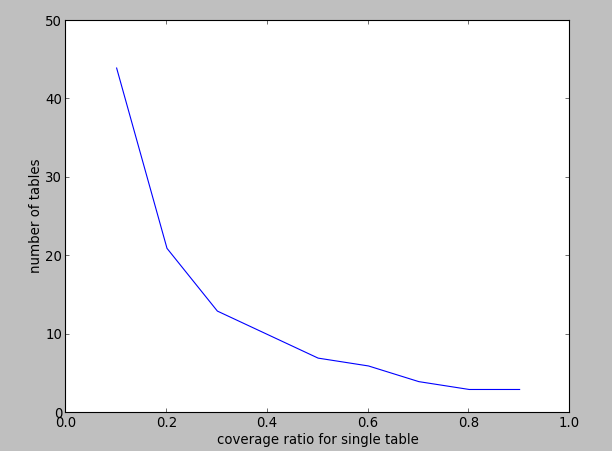

Generate this figure with Python:
import matplotlib.pyplot as plt

x = [0.1, 0.2, 0.3, 0.4, 0.5, 0.6, 0.7, 0.8, 0.9] 
y = [44, 21, 13, 10, 7, 6, 4, 3, 3]

plt.plot(x, y)
plt.axis([0, 1, 0, 50])
plt.ylabel('number of tables')
plt.xlabel('coverage ratio for single table')
plt.show()
